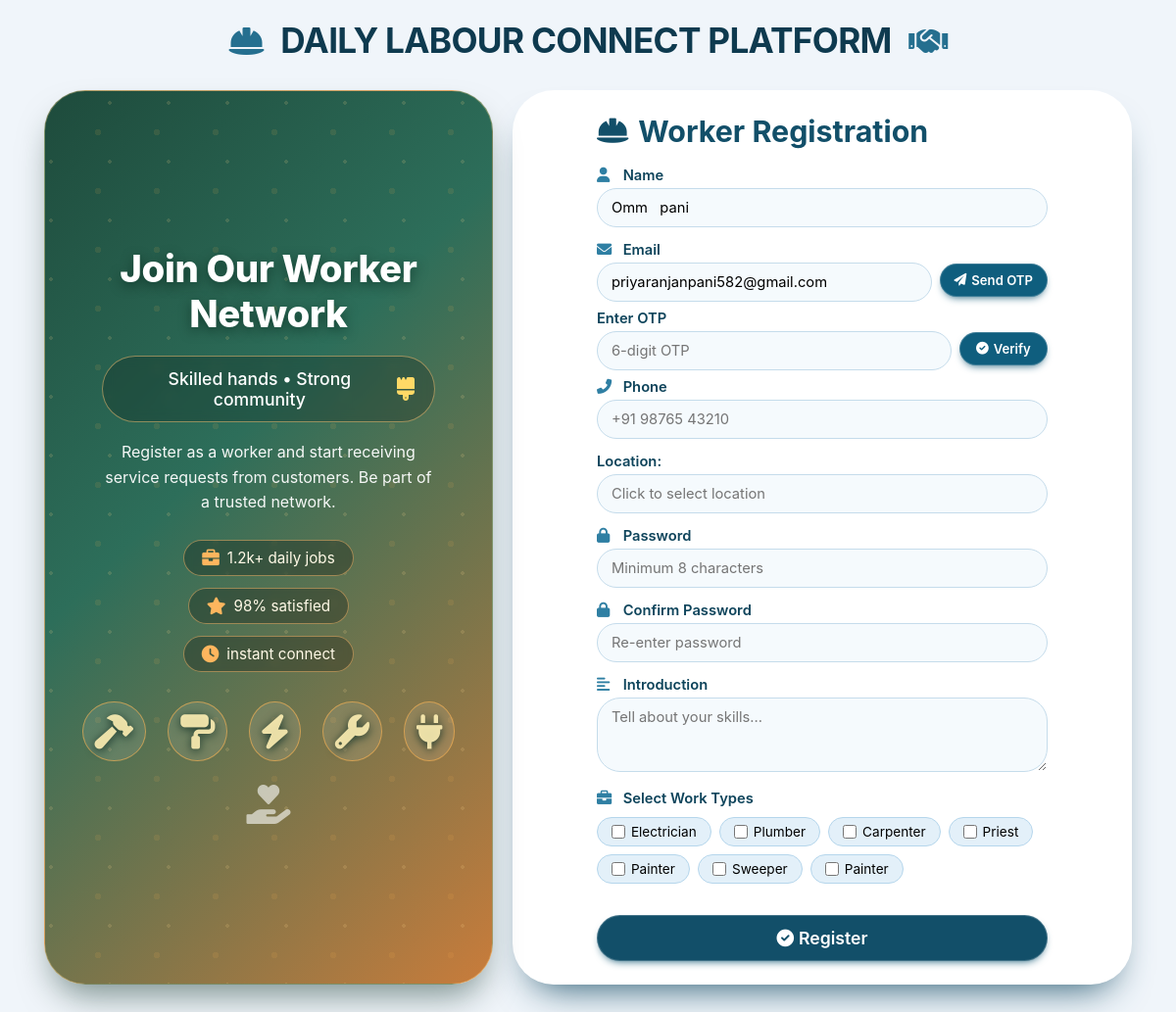
The app's page /worker_register/ (signed in) with its own data.
### accounts/models.py (models this page shows, shortened)
class WorkType(models.Model):
    name = models.CharField(max_length=100)

### accounts/views.py (the view, shortened to what this page needs)
# urls.py: path('worker_register/', views.worker_register, name='worker_register'),
def worker_register(request):
    works = WorkType.objects.all()
    otp_sent = False
    email_verified = False
    message = ""
    error = ""
    if request.session.get("otp"):
        otp_sent = True
    if request.session.get("email_verified"):
        email_verified = True
    return render(request, "worker_register.html", {
        "works": works,
        "otp_sent": otp_sent,
        "email_verified": email_verified,
        "message": message,
        "error": error
    })

### templates/worker_register.html (shortened to what this page needs)
<!DOCTYPE html>
{% load static %}
<html lang="en">
<head>
    <link rel="stylesheet" href="https://cdnjs.cloudflare.com/ajax/libs/font-awesome/6.0.0-beta3/css/all.min.css">
</head>
<body>
<div class="page-title">
    <i class="fas fa-hard-hat"></i> DAILY LABOUR CONNECT PLATFORM <i class="fas fa-handshake"></i>
</div>
<div class="container">
    <div class="left-section">
        <div class="content-block">
            <h1>Join Our Worker Network</h1>
            <div class="labour-tagline">
                <span>Skilled hands • Strong community</span>
                <i class="fas fa-brush"></i>
            </div>
            <p>
                Register as a worker and start receiving service requests from customers.
                Be part of a trusted network.
            </p>
            <div class="labour-stats">
                <div class="stat-badge">
                    <i class="fas fa-briefcase"></i> 1.2k+ daily jobs
                </div>
                <div class="stat-badge">
                    <i class="fas fa-star"></i> 98% satisfied
                </div>
                <div class="stat-badge">
                    <i class="fas fa-clock"></i> instant connect
                </div>
            </div>
            <div class="work-icons">
                <i class="fas fa-hammer"></i>
                <i class="fas fa-paint-roller"></i>
                <i class="fas fa-bolt"></i>
                <i class="fas fa-wrench"></i>
                <i class="fas fa-plug"></i>
            </div>
            <div style="margin-top: 20px; font-size: 2.5rem; opacity: 0.6;">
                <i class="fas fa-hand-holding-heart"></i>
            </div>
        </div>
    </div>
    <div class="right-section">
        <div class="form-box">
            <form method="POST">
                <h2><i class="fas fa-helmet-safety"></i> Worker Registration</h2>
                <label><i class="fas fa-user"></i> Name</label>
                <input type="text" name="name" required value="{{ request.session.name|default:'' }}">
                <label><i class="fas fa-envelope"></i> Email</label>
                <div class="row-flex">
                    <input type="email" name="email" required value="{{ request.session.email|default:'' }}" placeholder="worker@example.com">
                    <button type="submit" name="send_otp" formnovalidate class="otp-btn">
                        <i class="fas fa-paper-plane"></i> Send OTP
                    </button>
                </div>
                <label>Enter OTP</label>
                <div class="row-flex">
                    <input type="text" name="otp" placeholder="6-digit OTP">
                    <button type="submit" name="verify_otp" formnovalidate class="otp-btn">
                        <i class="fas fa-check-circle"></i> Verify
                    </button>
                </div>
                <label><i class="fas fa-phone-alt"></i> Phone</label>
                <input type="text" name="phone" required placeholder="+91 98765 43210">
                <label for="location">Location:</label>
                <input type="text" id="location" name="location" placeholder="Click to select location" readonly
                onclick="window.location.href='{% url 'select_location' %}'">
                <label><i class="fas fa-lock"></i> Password</label>
                <input type="password" name="password" required placeholder="Minimum 8 characters">
                <label><i class="fas fa-lock"></i> Confirm Password</label>
                <input type="password" name="confirm_password" required placeholder="Re-enter password">
                <label><i class="fas fa-align-left"></i> Introduction</label>
                <textarea name="introduction" rows="3" placeholder="Tell about your skills...">{{ request.session.introduction|default:'' }}</textarea>
                <label><i class="fas fa-briefcase"></i> Select Work Types</label>
                <div class="work-checkboxes">
                    {% for work in works %}
                    <div>
                        <input type="checkbox" name="works" value="{{ work.id }}">
                        {{ work.name }}
                    </div>
                    {% endfor %}
                </div>
                <button type="submit" name="register">
                    <i class="fas fa-check-circle"></i> Register
                </button>
            </form>
        </div>
    </div>
</div>
</body>
</html>

### records on screen
WorkType: name "Electrician"
WorkType: name "Plumber"
WorkType: name "Carpenter"
WorkType: name "Priest"
WorkType: name "Painter"
WorkType: name "Sweeper"
WorkType: name "Painter"
